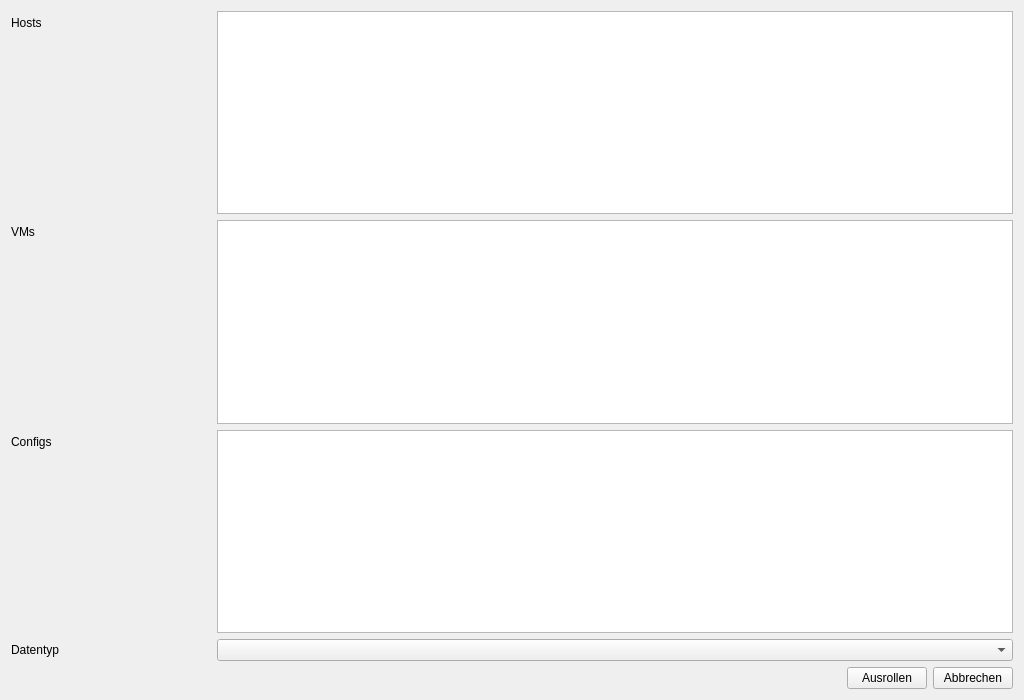
<?xml version="1.0" encoding="UTF-8"?>
<ui version="4.0">
 <class>Form</class>
 <widget class="QWidget" name="Form">
  <property name="geometry">
   <rect>
    <x>0</x>
    <y>0</y>
    <width>1024</width>
    <height>700</height>
   </rect>
  </property>
  <property name="windowTitle">
   <string>Form</string>
  </property>
  <layout class="QFormLayout" name="formLayout">
   <item row="0" column="0">
    <widget class="QLabel" name="label">
     <property name="minimumSize">
      <size>
       <width>200</width>
       <height>0</height>
      </size>
     </property>
     <property name="text">
      <string>Hosts</string>
     </property>
    </widget>
   </item>
   <item row="0" column="1">
    <widget class="QTreeView" name="lvHosts">
     <property name="editTriggers">
      <set>QAbstractItemView::DoubleClicked</set>
     </property>
     <property name="rootIsDecorated">
      <bool>false</bool>
     </property>
     <property name="itemsExpandable">
      <bool>false</bool>
     </property>
    </widget>
   </item>
   <item row="1" column="0">
    <widget class="QLabel" name="label_3">
     <property name="minimumSize">
      <size>
       <width>200</width>
       <height>0</height>
      </size>
     </property>
     <property name="text">
      <string>VMs</string>
     </property>
    </widget>
   </item>
   <item row="1" column="1">
    <widget class="QListView" name="lvVMs">
     <property name="editTriggers">
      <set>QAbstractItemView::NoEditTriggers</set>
     </property>
    </widget>
   </item>
   <item row="2" column="0">
    <widget class="QLabel" name="label_4">
     <property name="minimumSize">
      <size>
       <width>200</width>
       <height>0</height>
      </size>
     </property>
     <property name="text">
      <string>Configs</string>
     </property>
    </widget>
   </item>
   <item row="2" column="1">
    <widget class="QListView" name="lvConfigs">
     <property name="editTriggers">
      <set>QAbstractItemView::NoEditTriggers</set>
     </property>
    </widget>
   </item>
   <item row="4" column="0">
    <widget class="QLabel" name="label_5">
     <property name="minimumSize">
      <size>
       <width>200</width>
       <height>0</height>
      </size>
     </property>
     <property name="text">
      <string>Datentyp</string>
     </property>
    </widget>
   </item>
   <item row="4" column="1">
    <widget class="QComboBox" name="cbDataTypes">
     <property name="sizePolicy">
      <sizepolicy hsizetype="Expanding" vsizetype="Fixed">
       <horstretch>0</horstretch>
       <verstretch>0</verstretch>
      </sizepolicy>
     </property>
    </widget>
   </item>
   <item row="8" column="1">
    <layout class="QHBoxLayout" name="horizontalLayout_2">
     <item>
      <spacer name="horizontalSpacer">
       <property name="orientation">
        <enum>Qt::Horizontal</enum>
       </property>
       <property name="sizeHint" stdset="0">
        <size>
         <width>40</width>
         <height>20</height>
        </size>
       </property>
      </spacer>
     </item>
     <item>
      <widget class="QPushButton" name="btnDeploy">
       <property name="text">
        <string>Ausrollen</string>
       </property>
      </widget>
     </item>
     <item>
      <widget class="QPushButton" name="btnCancel">
       <property name="text">
        <string>Abbrechen</string>
       </property>
      </widget>
     </item>
    </layout>
   </item>
  </layout>
 </widget>
 <resources/>
 <connections/>
</ui>
